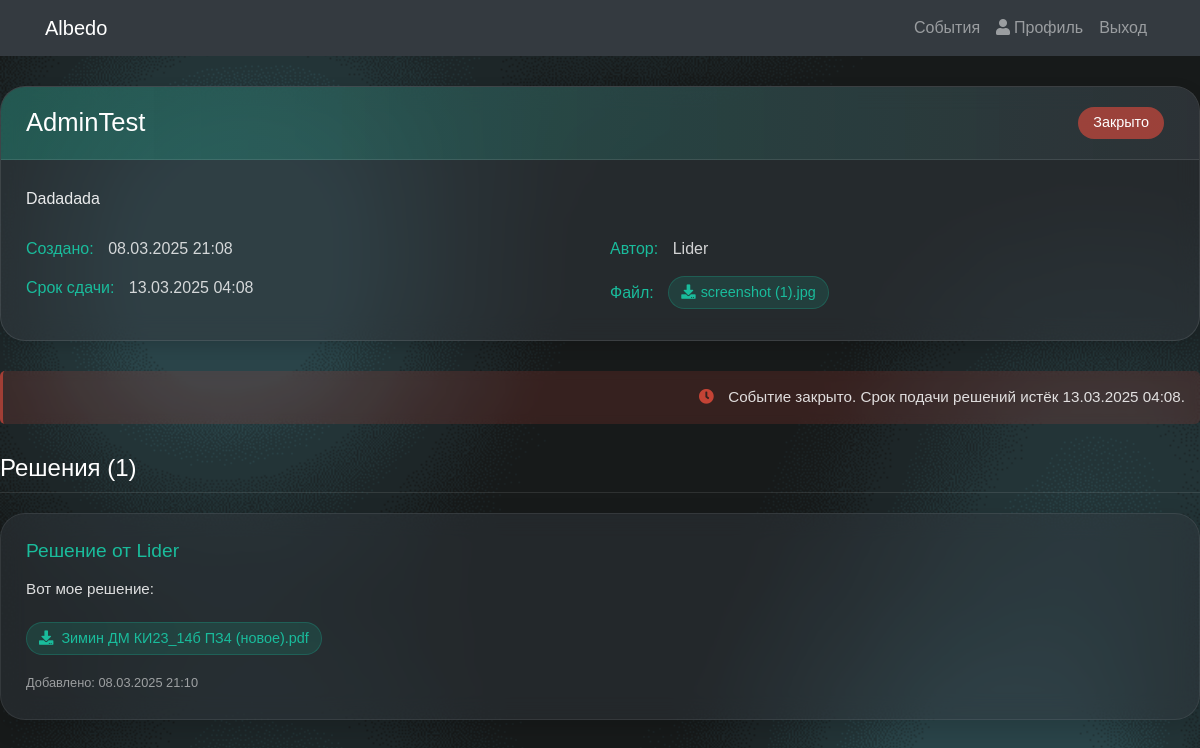
Screenshot of /event/6/ (signed in) with the database file from the repository.
### albedo/models.py (models this page shows, shortened)
class Event(models.Model):
    STATUS_CHOICES = (
        ('in_progress', 'В процессе'),
        ('closed', 'Закрыто'),
    )
    title = models.CharField(max_length=28, verbose_name="Заголовок")
    description = models.TextField(blank=True, max_length=300, verbose_name="Описание")
    created_at = models.DateTimeField(auto_now_add=True, verbose_name="Дата создания")
    status = models.CharField(
        max_length=11,
        choices=STATUS_CHOICES,
        default='in_progress',
        verbose_name="Статус"
    )
    limit_date = models.DateTimeField(null=True, blank=True, verbose_name="Срок сдачи")
    user = models.ForeignKey(
        User,
        on_delete=models.CASCADE,
        related_name='events',
        verbose_name="Пользователь"
    )
    file = models.ForeignKey(
        File,
        on_delete=models.SET_NULL,
        null=True,
        blank=True,
        related_name='events',
        verbose_name="Файл"
    )
    class Meta:
        verbose_name = "Событие"
        verbose_name_plural = "События"
    def is_expired(self):
        if self.limit_date and self.status == 'in_progress':
            from django.utils import timezone
            return self.limit_date < timezone.now()
        return False
    def update_status_if_expired(self):
        if self.is_expired():
            self.status = 'closed'
            self.save(update_fields=['status'])
            return True
        return False

class User(AbstractUser):
    ROLE_CHOICES = (
        ('user', 'Пользователь'),
        ('admin', 'Администратор'),
    )
    email = models.EmailField(unique=True)
    role = models.CharField(max_length=5, choices=ROLE_CHOICES, default='user')
    active = models.BooleanField(default=True)
    USERNAME_FIELD = 'username'
    REQUIRED_FIELDS = ['email']

class File(models.Model):
    file_name = models.CharField(max_length=255, verbose_name="Имя файла")
    size = models.PositiveIntegerField(verbose_name="Размер")
    file_path = models.CharField(max_length=255, verbose_name="Путь к файлу")
    mime_type = models.CharField(max_length=50, verbose_name="MIME тип")
    uploaded_at = models.DateTimeField(auto_now_add=True, verbose_name="Дата загрузки")
    cloudinary_url = models.URLField(max_length=1000, blank=True, null=True, verbose_name="Cloudinary URL")
    preview_url = models.URLField(max_length=1000, blank=True, null=True, verbose_name="URL предпросмотра")
    class Meta:
        verbose_name = "Файл"
        verbose_name_plural = "Файлы"

class Solution(models.Model):
    event = models.ForeignKey(
        Event,
        on_delete=models.CASCADE,
        related_name='solutions',
        verbose_name="Событие"
    )
    user = models.ForeignKey(
        User,
        on_delete=models.CASCADE,
        related_name='solutions',
        verbose_name="Пользователь"
    )
    file = models.ForeignKey(
        File,
        on_delete=models.SET_NULL,
        null=True,
        blank=True,
        related_name='solutions',
        verbose_name="Файл"
    )
    description = models.TextField(blank=True, verbose_name="Описание")
    created_at = models.DateTimeField(auto_now_add=True, verbose_name="Дата создания")
    class Meta:
        verbose_name = "Решение"
        verbose_name_plural = "Решения"

### albedo/views.py (the view)
# urls.py: path('event/<int:event_id>/', views.event_detail, name='event_detail'),
@login_required
def event_detail(request, event_id):
    event = get_object_or_404(Event, id=event_id)
    event.update_status_if_expired()
    event = Event.objects.select_related('user').select_related('file').get(id=event_id)
    solutions = Solution.objects.filter(event=event).select_related('user')
    return render(request, 'albedo/event_detail.html', {
        'event': event,
        'solutions': solutions
    })

### albedo/templates/albedo/event_detail.html (shortened to what this page needs)
{% extends 'albedo/base.html' %}
{% load static %}
{% block content %}
<div style="padding-top: 30px; max-width: 1200px; margin: 0 auto;">
    <div style="background-color: rgba(52, 58, 64, 0.5); border-radius: 25px; padding: 0; margin-bottom: 30px; backdrop-filter: blur(12px); border: 1px solid rgba(255,255,255,0.1); box-shadow: 0 5px 15px rgba(0,0,0,0.15); overflow: hidden;">
        <div style="background: linear-gradient(90deg, rgba(26, 188, 156, 0.3), rgba(52, 58, 64, 0.5)); padding: 20px 25px; border-bottom: 1px solid rgba(255,255,255,0.1); display: flex; justify-content: space-between; align-items: center;">
            <h3 style="color: white; margin: 0; font-size: 1.6rem; font-weight: 400; word-break: break-word; overflow-wrap: break-word;">{{ event.title }}</h3>
            <div style="display: flex; align-items: center;">
                <span style="display: inline-block; padding: 5px 15px; border-radius: 20px; font-size: 0.9rem; background-color: {% if event.status == 'in_progress' %}rgba(26, 188, 156, 0.6){% else %}rgba(231, 76, 60, 0.6){% endif %}; color: white; font-weight: 500; margin-right: 10px;">
                    {{ event.get_status_display }}
                </span>
            </div>
        </div>
        <div style="padding: 25px;">
            <div style="color: rgba(255,255,255,0.9); margin-bottom: 25px; line-height: 1.7; font-size: 1rem; word-break: break-word; overflow-wrap: break-word;">
                {% if event.description %}
                    {{ event.description }}
                {% else %}
                    <span style="color: rgba(255,255,255,0.6);">Описание отсутствует.</span>
                {% endif %}
            </div>
            <div style="display: grid; grid-template-columns: 1fr 1fr; gap: 20px;">
                <div>
                    <div style="margin-bottom: 15px;">
                        <span style="color: #1ABC9C; font-weight: 500;">Создано:</span>
                        <span style="color: rgba(255,255,255,0.8); margin-left: 10px;">{{ event.created_at|date:"d.m.Y H:i" }}</span>
                    </div>
                    {% if event.limit_date %}
                    <div style="margin-bottom: 15px;">
                        <span style="color: #1ABC9C; font-weight: 500;">Срок сдачи:</span>
                        <span style="color: rgba(255,255,255,0.8); margin-left: 10px;">{{ event.limit_date|date:"d.m.Y H:i" }}</span>
                    </div>
                    {% else %}
                    <div style="color: rgba(255,255,255,0.6); margin-bottom: 15px;">
                        Отсутствует срок сдачи
                    </div>
                    {% endif %}
                </div>
                <div>
                    <div style="margin-bottom: 15px;">
                        <span style="color: #1ABC9C; font-weight: 500;">Автор:</span>
                        <span style="color: rgba(255,255,255,0.8); margin-left: 10px;">{{ event.user.username }}</span>
                    </div>
                    {% if event.file %}
                    <div>
                        <span style="color: #1ABC9C; font-weight: 500;">Файл:</span>
                        <a href="{% url 'download_file' event.file.id %}" style="display: inline-flex; align-items: center; background-color: rgba(26, 188, 156, 0.15); color: #1ABC9C; padding: 5px 12px; border-radius: 20px; text-decoration: none; border: 1px solid rgba(26, 188, 156, 0.25); transition: all 0.3s ease; margin-left: 10px; font-size: 0.9rem;">
                            <i class="fas fa-download" style="margin-right: 5px;"></i> {{ event.file.file_name }}
                        </a>
                    </div>
                    {% endif %}
                </div>
            </div>
        </div>
    </div>
    {% if event.status != 'closed' %}
    <div style="text-align: right; margin-bottom: 30px;">
        {% if user.is_authenticated and user.active %}
            <a href="{% url 'add_solution' event.id %}" style="display: inline-flex; align-items: center; background: linear-gradient(135deg, rgba(26, 188, 156, 0.7), rgba(22, 160, 133, 0.7)); color: white; padding: 10px 25px; border-radius: 25px; text-decoration: none; font-size: 1rem; font-weight: 400; transition: all 0.3s ease; box-shadow: 0 4px 15px rgba(26, 188, 156, 0.25); backdrop-filter: blur(5px); border: 1px solid rgba(255,255,255,0.1);">
                <i class="fas fa-plus-circle" style="margin-right: 8px;"></i> Добавить решение
            </a>
        {% elif user.is_authenticated and not user.active %}
            <div style="background-color: rgba(231, 76, 60, 0.15); border-left: 3px solid rgba(231, 76, 60, 0.6); padding: 15px; border-radius: 5px; backdrop-filter: blur(5px);">
                <p style="color: rgba(255,255,255,0.85); margin: 0; font-size: 0.95rem;">
                    <i class="fas fa-exclamation-triangle" style="color: rgba(231, 76, 60, 0.8); margin-right: 10px;"></i>
                    Вы не можете добавлять решения, так как ваш аккаунт заблокирован.
                </p>
            </div>
        {% endif %}
    </div>
    {% else %}
    <div style="text-align: right; margin-bottom: 30px;">
        <div style="background-color: rgba(231, 76, 60, 0.15); border-left: 3px solid rgba(231, 76, 60, 0.6); padding: 15px; border-radius: 5px; backdrop-filter: blur(5px);">
            <p style="color: rgba(255,255,255,0.85); margin: 0; font-size: 0.95rem;">
                <i class="fas fa-clock" style="color: rgba(231, 76, 60, 0.8); margin-right: 10px;"></i>
                Событие закрыто. Срок подачи решений истёк {% if event.limit_date %}{{ event.limit_date|date:"d.m.Y H:i" }}{% endif %}.
            </p>
        </div>
    </div>
    {% endif %}
    <h4 style="color: white; font-size: 1.5rem; font-weight: 300; margin-bottom: 20px; border-bottom: 1px solid rgba(255,255,255,0.1); padding-bottom: 10px;">
        Решения ({{ solutions.count }})
    </h4>
    {% for solution in solutions %}
    <div style="background-color: rgba(52, 58, 64, 0.45); border-radius: 25px; padding: 25px; margin-bottom: 20px; backdrop-filter: blur(12px); border: 1px solid rgba(255,255,255,0.08); box-shadow: 0 8px 25px rgba(0,0,0,0.15); transition: transform 0.3s ease, box-shadow 0.3s ease;">
        <div style="display: flex; justify-content: space-between; align-items: flex-start; margin-bottom: 15px;">
            <h5 style="color: #1ABC9C; margin: 0; font-size: 1.2rem; font-weight: 400;">
                Решение от {{ solution.user.username }}
            </h5>
        </div>
        <div style="color: rgba(255,255,255,0.85); margin-bottom: 20px; line-height: 1.6; font-size: 0.95rem; word-break: break-word; overflow-wrap: break-word;">
            {{ solution.description }}
        </div>
        {% if solution.file %}
        <div style="margin-bottom: 15px;">
            <a href="{% url 'download_file' solution.file.id %}" style="display: inline-flex; align-items: center; background-color: rgba(26, 188, 156, 0.15); color: #1ABC9C; padding: 5px 12px; border-radius: 20px; text-decoration: none; border: 1px solid rgba(26, 188, 156, 0.25); transition: all 0.3s ease; font-size: 0.9rem;">
                <i class="fas fa-download" style="margin-right: 8px;"></i> {{ solution.file.file_name }}
            </a>
        </div>
        {% endif %}
        <small style="color: rgba(255,255,255,0.55);">Добавлено: {{ solution.created_at|date:"d.m.Y H:i" }}</small>
    </div>
    {% endfor %}
</div>
<link href="https://cdnjs.cloudflare.com/ajax/libs/font-awesome/5.15.4/css/all.min.css" rel="stylesheet">
{% endblock %}

### albedo/static/styles.css (style rules this page uses)
:root { --bg-color: #f8f9fa; --text-color: #212529; --card-bg: #ffffff; --header-bg: #343a40; --header-text: white; --border-color: rgba(0,0,0,0.125); --input-bg: #ffffff; --input-text: #495057; --accent-color: #007bff; --alert-success-bg: #d4edda; --alert-success-text: #155724; --alert-success-border: #c3e6cb; --alert-error-bg: #f8d7da; --alert-error-text: #721c24; --alert-error-border: #f5c6cb; --alert-info-bg: #d1ecf1; --alert-info-text: #0c5460; --alert-info-border: #bee5eb; }
body { font-family: Arial, sans-serif; background-color: var(--bg-color); color: var(--text-color); margin: 0; padding: 0; transition: background-color 0.1s ease, color 0.1s ease; }
* { transition: background-color 0.1s ease, color 0.05s ease, border-color 0.1s ease, box-shadow 0.1s ease; }

### rows the page displays
Event: title "AdminTest", status "Закрыто", description "Dadadada", created_at "08.03.2025 21:08", limit_date "13.03.2025 04:08", user.username "Lider", file.file_name "screenshot (1).jpg"
Solution: user.username "Lider", description "Вот мое решение:", file.file_name "Зимин ДМ КИ23_14б ПЗ4 (новое).pdf", created_at "08.03.2025 21:10"

### other values shown
{{ solutions.count }} "1"
